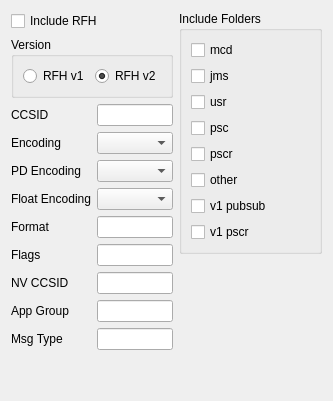
<?xml version="1.0" encoding="UTF-8"?>
<ui version="4.0">
  <class>RfhTab</class>
  <widget class="QWidget" name="RfhTab">
    <property name="windowTitle">
      <string>RFH</string>
    </property>
    <layout class="QHBoxLayout" name="rootLayout" stretch="1,1">
      <item>
        <layout class="QVBoxLayout" name="leftLayout">
          <item>
            <layout class="QHBoxLayout" name="includeRow">
              <item>
                <widget class="QCheckBox" name="includedCheck">
                  <property name="toolTip">
                    <string>Include this RFH header in the message</string>
                  </property>
                  <property name="text">
                    <string>Include RFH</string>
                  </property>
                </widget>
              </item>
              <item>
                <spacer name="includeHSpacer">
                  <property name="orientation">
                    <enum>Qt::Horizontal</enum>
                  </property>
                  <property name="sizeHint" stdset="0">
                    <size><width>40</width><height>20</height></size>
                  </property>
                </spacer>
              </item>
            </layout>
          </item>
          <item>
            <widget class="QGroupBox" name="versionBox">
              <property name="title">
                <string>Version</string>
              </property>
              <layout class="QHBoxLayout" name="versionLayout">
                <item>
                  <widget class="QRadioButton" name="v1Radio">
                    <property name="toolTip">
                      <string>RFH version 1 (MQRFH)</string>
                    </property>
                    <property name="text">
                      <string>RFH v1</string>
                    </property>
                    <property name="checked">
                      <bool>false</bool>
                    </property>
                  </widget>
                </item>
                <item>
                  <widget class="QRadioButton" name="v2Radio">
                    <property name="toolTip">
                      <string>RFH version 2 (MQRFH2)</string>
                    </property>
                    <property name="text">
                      <string>RFH v2</string>
                    </property>
                    <property name="checked">
                      <bool>true</bool>
                    </property>
                  </widget>
                </item>
              </layout>
            </widget>
          </item>
          <item>
            <layout class="QFormLayout" name="headerForm">
              <item row="0" column="0">
                <widget class="QLabel" name="ccsidLabel">
                  <property name="text"><string>CCSID</string></property>
                  <property name="buddy"><cstring>ccsidEdit</cstring></property>
                </widget>
              </item>
              <item row="0" column="1">
                <widget class="QLineEdit" name="ccsidEdit">
                  <property name="toolTip"><string>Coded character set ID of data following this header</string></property>
                  <property name="maxLength"><number>6</number></property>
                </widget>
              </item>
              <item row="1" column="0">
                <widget class="QLabel" name="encodingLabel">
                  <property name="text"><string>Encoding</string></property>
                  <property name="buddy"><cstring>encodingCombo</cstring></property>
                </widget>
              </item>
              <item row="1" column="1">
                <widget class="QComboBox" name="encodingCombo">
                  <property name="toolTip"><string>Integer encoding of data following this header</string></property>
                </widget>
              </item>
              <item row="2" column="0">
                <widget class="QLabel" name="pdEncodingLabel">
                  <property name="text"><string>PD Encoding</string></property>
                  <property name="buddy"><cstring>pdEncodingCombo</cstring></property>
                </widget>
              </item>
              <item row="2" column="1">
                <widget class="QComboBox" name="pdEncodingCombo">
                  <property name="toolTip"><string>Packed-decimal encoding</string></property>
                </widget>
              </item>
              <item row="3" column="0">
                <widget class="QLabel" name="floatEncodingLabel">
                  <property name="text"><string>Float Encoding</string></property>
                  <property name="buddy"><cstring>floatEncodingCombo</cstring></property>
                </widget>
              </item>
              <item row="3" column="1">
                <widget class="QComboBox" name="floatEncodingCombo">
                  <property name="toolTip"><string>Floating-point encoding</string></property>
                </widget>
              </item>
              <item row="4" column="0">
                <widget class="QLabel" name="formatLabel">
                  <property name="text"><string>Format</string></property>
                  <property name="buddy"><cstring>formatEdit</cstring></property>
                </widget>
              </item>
              <item row="4" column="1">
                <widget class="QLineEdit" name="formatEdit">
                  <property name="toolTip"><string>Format of data following this header (8 chars)</string></property>
                  <property name="maxLength"><number>8</number></property>
                </widget>
              </item>
              <item row="5" column="0">
                <widget class="QLabel" name="flagsLabel">
                  <property name="text"><string>Flags</string></property>
                  <property name="buddy"><cstring>flagsEdit</cstring></property>
                </widget>
              </item>
              <item row="5" column="1">
                <widget class="QLineEdit" name="flagsEdit">
                  <property name="toolTip"><string>Flags (numeric)</string></property>
                  <property name="maxLength"><number>10</number></property>
                </widget>
              </item>
              <item row="6" column="0">
                <widget class="QLabel" name="nvCcsidLabel">
                  <property name="text"><string>NV CCSID</string></property>
                  <property name="buddy"><cstring>nvCcsidEdit</cstring></property>
                </widget>
              </item>
              <item row="6" column="1">
                <widget class="QLineEdit" name="nvCcsidEdit">
                  <property name="toolTip"><string>NameValueCCSID: encoding of the RFH2 folder XML (typically 1208 for UTF-8)</string></property>
                  <property name="maxLength"><number>6</number></property>
                </widget>
              </item>
              <item row="7" column="0">
                <widget class="QLabel" name="appGroupLabel">
                  <property name="text"><string>App Group</string></property>
                  <property name="buddy"><cstring>appGroupEdit</cstring></property>
                </widget>
              </item>
              <item row="7" column="1">
                <widget class="QLineEdit" name="appGroupEdit">
                  <property name="toolTip"><string>RFH v1 OPT_APP_GRP value</string></property>
                  <property name="maxLength"><number>128</number></property>
                </widget>
              </item>
              <item row="8" column="0">
                <widget class="QLabel" name="msgTypeLabel">
                  <property name="text"><string>Msg Type</string></property>
                  <property name="buddy"><cstring>msgTypeEdit</cstring></property>
                </widget>
              </item>
              <item row="8" column="1">
                <widget class="QLineEdit" name="msgTypeEdit">
                  <property name="toolTip"><string>RFH v1 OPT_MSG_TYPE value</string></property>
                  <property name="maxLength"><number>128</number></property>
                </widget>
              </item>
            </layout>
          </item>
          <item>
            <spacer name="leftVSpacer">
              <property name="orientation"><enum>Qt::Vertical</enum></property>
              <property name="sizeHint" stdset="0">
                <size><width>20</width><height>40</height></size>
              </property>
            </spacer>
          </item>
        </layout>
      </item>
      <item>
        <layout class="QVBoxLayout" name="rightLayout">
          <item>
            <widget class="QGroupBox" name="foldersBox">
              <property name="title"><string>Include Folders</string></property>
              <layout class="QVBoxLayout" name="foldersLayout">
                <item>
                  <widget class="QCheckBox" name="inclMcdCheck">
                    <property name="toolTip"><string>Include mcd (message content) folder</string></property>
                    <property name="text"><string>mcd</string></property>
                  </widget>
                </item>
                <item>
                  <widget class="QCheckBox" name="inclJmsCheck">
                    <property name="toolTip"><string>Include jms folder (RFH v2)</string></property>
                    <property name="text"><string>jms</string></property>
                  </widget>
                </item>
                <item>
                  <widget class="QCheckBox" name="inclUsrCheck">
                    <property name="toolTip"><string>Include usr folder</string></property>
                    <property name="text"><string>usr</string></property>
                  </widget>
                </item>
                <item>
                  <widget class="QCheckBox" name="inclPsCheck">
                    <property name="toolTip"><string>Include psc (pub/sub command) folder</string></property>
                    <property name="text"><string>psc</string></property>
                  </widget>
                </item>
                <item>
                  <widget class="QCheckBox" name="inclPscrCheck">
                    <property name="toolTip"><string>Include pscr (pub/sub create response) folder</string></property>
                    <property name="text"><string>pscr</string></property>
                  </widget>
                </item>
                <item>
                  <widget class="QCheckBox" name="inclOtherCheck">
                    <property name="toolTip"><string>Include unrecognized folders (other)</string></property>
                    <property name="text"><string>other</string></property>
                  </widget>
                </item>
                <item>
                  <widget class="QCheckBox" name="v1InclPubsubCheck">
                    <property name="toolTip"><string>RFH v1: include pubsub name-value block</string></property>
                    <property name="text"><string>v1 pubsub</string></property>
                  </widget>
                </item>
                <item>
                  <widget class="QCheckBox" name="v1InclPscrCheck">
                    <property name="toolTip"><string>RFH v1: include pscr name-value block</string></property>
                    <property name="text"><string>v1 pscr</string></property>
                  </widget>
                </item>
              </layout>
            </widget>
          </item>
          <item>
            <spacer name="rightVSpacer">
              <property name="orientation"><enum>Qt::Vertical</enum></property>
              <property name="sizeHint" stdset="0">
                <size><width>20</width><height>40</height></size>
              </property>
            </spacer>
          </item>
        </layout>
      </item>
    </layout>
  </widget>
</ui>
